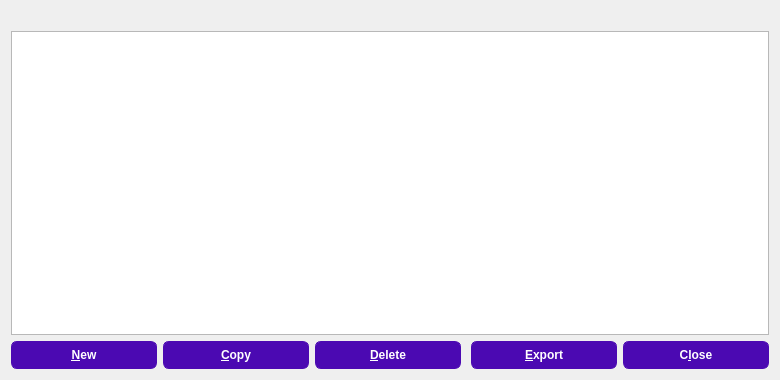
<?xml version="1.0" encoding="UTF-8"?>
<ui version="4.0">
 <class>AddressBookPage</class>
 <widget class="QWidget" name="AddressBookPage">
  <property name="geometry">
   <rect>
    <x>0</x>
    <y>0</y>
    <width>780</width>
    <height>380</height>
   </rect>
  </property>
  <property name="styleSheet">
   <string notr="true">QPushButton{
        background-color:#4b09b2;
        color:white;
		min-height:26px;
		max-height:26px;
        min-width: 120px;
		padding-left:12px;
		padding-right:12px;
        border:1px solid #4b09b2;
		icon-size:24px;
		font:bold;
		border-radius:6px;
}

QPushButton:hover{
        background-color:#6821d6;
}

QPushButton:pressed{
        background-color:#3f0698;
}

</string>
  </property>
  <layout class="QVBoxLayout" name="verticalLayout">
   <item>
    <widget class="QLabel" name="labelExplanation">
     <property name="styleSheet">
      <string notr="true">color:black;</string>
     </property>
     <property name="text">
      <string/>
     </property>
     <property name="textFormat">
      <enum>Qt::PlainText</enum>
     </property>
     <property name="wordWrap">
      <bool>true</bool>
     </property>
    </widget>
   </item>
   <item>
    <widget class="QTableView" name="tableView">
     <property name="contextMenuPolicy">
      <enum>Qt::CustomContextMenu</enum>
     </property>
     <property name="toolTip">
      <string>Right-click to edit address or label</string>
     </property>
     <property name="tabKeyNavigation">
      <bool>false</bool>
     </property>
     <property name="alternatingRowColors">
      <bool>true</bool>
     </property>
     <property name="selectionMode">
      <enum>QAbstractItemView::SingleSelection</enum>
     </property>
     <property name="selectionBehavior">
      <enum>QAbstractItemView::SelectRows</enum>
     </property>
     <property name="sortingEnabled">
      <bool>true</bool>
     </property>
     <attribute name="verticalHeaderVisible">
      <bool>false</bool>
     </attribute>
    </widget>
   </item>
   <item>
    <layout class="QHBoxLayout" name="horizontalLayout">
     <item>
      <widget class="QPushButton" name="newAddress">
       <property name="toolTip">
        <string>Create a new address</string>
       </property>
       <property name="styleSheet">
        <string notr="true"/>
       </property>
       <property name="text">
        <string>&amp;New</string>
       </property>
       <property name="icon">
        <iconset resource="../bitcoin.qrc">
         <normaloff>:/icons/add_focus</normaloff>:/icons/add_focus</iconset>
       </property>
       <property name="autoDefault">
        <bool>false</bool>
       </property>
      </widget>
     </item>
     <item>
      <widget class="QPushButton" name="copyAddress">
       <property name="toolTip">
        <string>Copy the currently selected address to the system clipboard</string>
       </property>
       <property name="text">
        <string>&amp;Copy</string>
       </property>
       <property name="icon">
        <iconset resource="../bitcoin.qrc">
         <normaloff>:/icons/editcopy_focus</normaloff>:/icons/editcopy_focus</iconset>
       </property>
       <property name="autoDefault">
        <bool>false</bool>
       </property>
      </widget>
     </item>
     <item>
      <widget class="QPushButton" name="deleteAddress">
       <property name="toolTip">
        <string>Delete the currently selected address from the list</string>
       </property>
       <property name="text">
        <string>&amp;Delete</string>
       </property>
       <property name="icon">
        <iconset resource="../bitcoin.qrc">
         <normaloff>:/icons/remove_focus</normaloff>:/icons/remove_focus</iconset>
       </property>
       <property name="autoDefault">
        <bool>false</bool>
       </property>
      </widget>
     </item>
     <item>
      <spacer name="horizontalSpacer">
       <property name="orientation">
        <enum>Qt::Horizontal</enum>
       </property>
       <property name="sizeHint" stdset="0">
        <size>
         <width>40</width>
         <height>20</height>
        </size>
       </property>
      </spacer>
     </item>
     <item>
      <widget class="QPushButton" name="exportButton">
       <property name="toolTip">
        <string>Export the data in the current tab to a file</string>
       </property>
       <property name="text">
        <string>&amp;Export</string>
       </property>
       <property name="icon">
        <iconset resource="../bitcoin.qrc">
         <normaloff>:/icons/export_focus</normaloff>:/icons/export_focus</iconset>
       </property>
       <property name="autoDefault">
        <bool>false</bool>
       </property>
      </widget>
     </item>
     <item>
      <widget class="QPushButton" name="closeButton">
       <property name="sizePolicy">
        <sizepolicy hsizetype="Minimum" vsizetype="Minimum">
         <horstretch>0</horstretch>
         <verstretch>0</verstretch>
        </sizepolicy>
       </property>
       <property name="text">
        <string>C&amp;lose</string>
       </property>
       <property name="autoDefault">
        <bool>false</bool>
       </property>
      </widget>
     </item>
    </layout>
   </item>
  </layout>
 </widget>
 <resources>
  <include location="../bitcoin.qrc"/>
 </resources>
 <connections/>
</ui>
